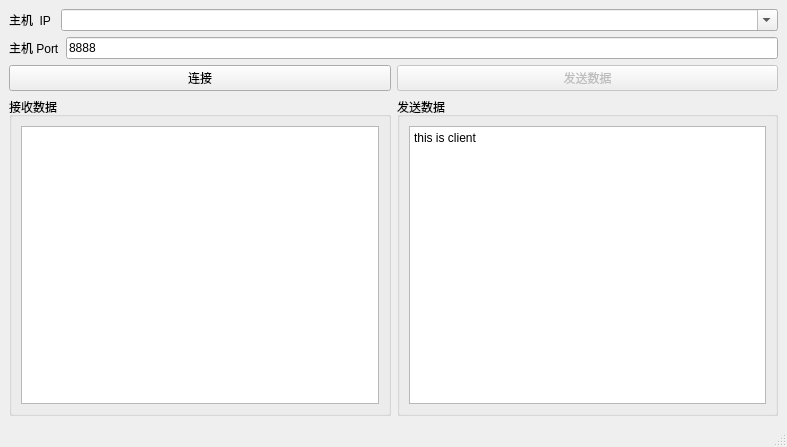
<?xml version="1.0" encoding="UTF-8"?>
<ui version="4.0">
 <class>MainWindow</class>
 <widget class="QMainWindow" name="MainWindow">
  <property name="geometry">
   <rect>
    <x>0</x>
    <y>0</y>
    <width>787</width>
    <height>447</height>
   </rect>
  </property>
  <property name="windowTitle">
   <string>MainWindow</string>
  </property>
  <widget class="QWidget" name="centralwidget">
   <layout class="QVBoxLayout" name="verticalLayout_3">
    <item>
     <layout class="QHBoxLayout" name="horizontalLayout_2">
      <item>
       <widget class="QLabel" name="label">
        <property name="sizePolicy">
         <sizepolicy hsizetype="Fixed" vsizetype="Preferred">
          <horstretch>0</horstretch>
          <verstretch>0</verstretch>
         </sizepolicy>
        </property>
        <property name="text">
         <string>主机  IP </string>
        </property>
       </widget>
      </item>
      <item>
       <widget class="QComboBox" name="hostCombo">
        <property name="editable">
         <bool>true</bool>
        </property>
       </widget>
      </item>
     </layout>
    </item>
    <item>
     <layout class="QHBoxLayout" name="horizontalLayout_3">
      <item>
       <widget class="QLabel" name="label_2">
        <property name="sizePolicy">
         <sizepolicy hsizetype="Fixed" vsizetype="Preferred">
          <horstretch>0</horstretch>
          <verstretch>0</verstretch>
         </sizepolicy>
        </property>
        <property name="text">
         <string>主机 Port</string>
        </property>
       </widget>
      </item>
      <item>
       <widget class="QLineEdit" name="portLineEdit">
        <property name="text">
         <string>8888</string>
        </property>
       </widget>
      </item>
     </layout>
    </item>
    <item>
     <layout class="QHBoxLayout" name="horizontalLayout_4">
      <item>
       <widget class="QPushButton" name="connectBtn">
        <property name="text">
         <string>连接</string>
        </property>
       </widget>
      </item>
      <item>
       <widget class="QPushButton" name="sendData">
        <property name="enabled">
         <bool>false</bool>
        </property>
        <property name="text">
         <string>发送数据</string>
        </property>
       </widget>
      </item>
     </layout>
    </item>
    <item>
     <layout class="QHBoxLayout" name="horizontalLayout">
      <item>
       <widget class="QGroupBox" name="groupBox">
        <property name="title">
         <string>接收数据</string>
        </property>
        <layout class="QVBoxLayout" name="verticalLayout">
         <item>
          <widget class="QPlainTextEdit" name="rxDataTextEdit"/>
         </item>
        </layout>
       </widget>
      </item>
      <item>
       <widget class="QGroupBox" name="groupBox_2">
        <property name="title">
         <string>发送数据</string>
        </property>
        <layout class="QVBoxLayout" name="verticalLayout_2">
         <item>
          <widget class="QPlainTextEdit" name="txDataTextEdit">
           <property name="plainText">
            <string>this is client</string>
           </property>
          </widget>
         </item>
        </layout>
       </widget>
      </item>
     </layout>
    </item>
   </layout>
  </widget>
  <widget class="QMenuBar" name="menubar">
   <property name="geometry">
    <rect>
     <x>0</x>
     <y>0</y>
     <width>787</width>
     <height>26</height>
    </rect>
   </property>
  </widget>
  <widget class="QStatusBar" name="statusbar"/>
 </widget>
 <resources/>
 <connections/>
</ui>
